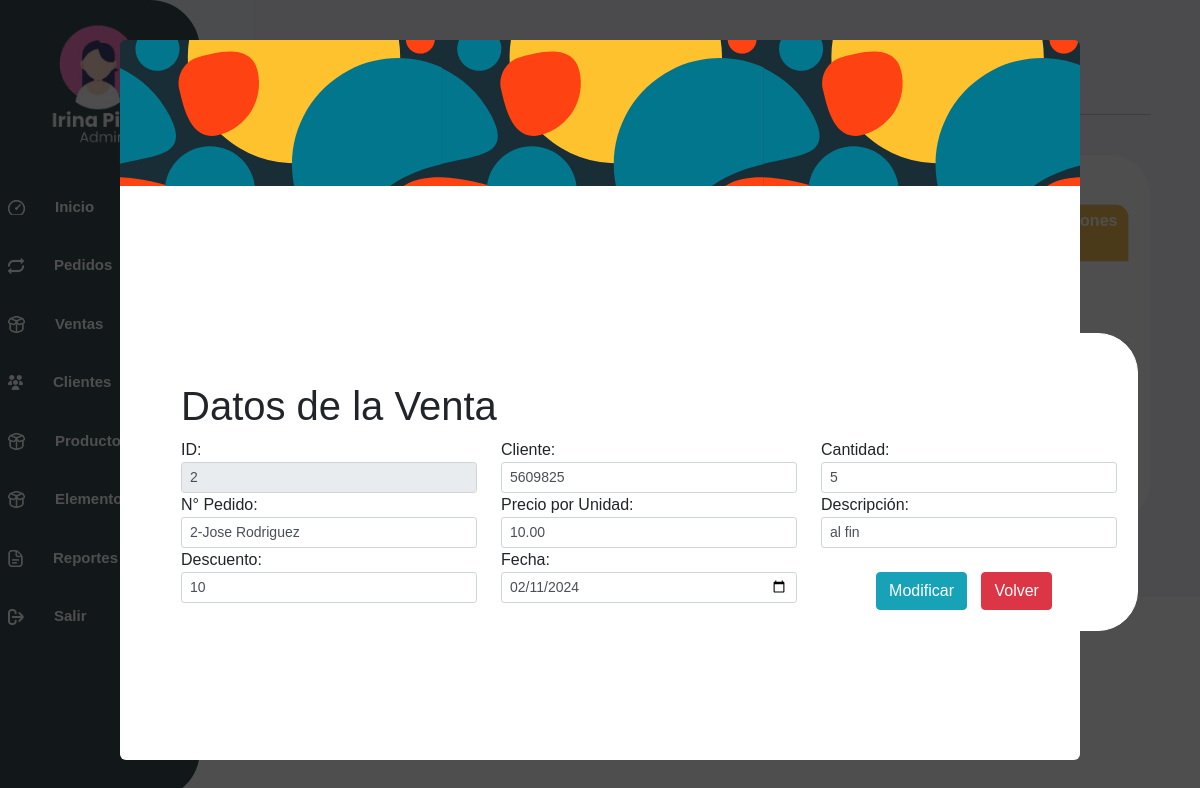
/controlador/venta_controlador.php?id=2 (signed in), run on the app's committed database.
### tables this page shows
CREATE TABLE `venta` (
  `id_venta` int(10) NOT NULL,
  `id_pedidoU` int(10) DEFAULT NULL,
  `documento_cliente` varchar(9) DEFAULT NULL,
  `cantidad_prendas` int(11) DEFAULT NULL,
  `precio_unitario` decimal(10,2) DEFAULT NULL,
  `descripcion` varchar(200) DEFAULT NULL,
  `descuento` int(11) DEFAULT NULL,
  `fecha_venta` date DEFAULT NULL
);

### controlador/venta_controlador.php (called while the page is built, shortened)
<?php
	require_once("../modelo/venta_modelo.php");
	$objventa = new ventaModelo();
	require_once("../controlador/vista_controlador.php");
	$lista_venta1 = $objventa->consultar();
	$lista_venta = $objventa->venta_consultar();
	$documentocliente= "";
	$cantidadprendas= 0;
	$preciounitario= 0.0;
	$descrip= "";
	$descuen= 0;
	$fechaventa= '2024-02-11';
	if (isset($_GET['id'])){
		$objventa->set_idventa($_GET['id']);
		if ($objventa->buscar()){
			$id_venta = $objventa->get_idventa();
			$documentocliente = $objventa->get_documentocliente();
			$cantidadprendas = $objventa->get_cantidadprendas();
			$idpedidoU = $objventa->get_idpedidoU();
			$preciounitario = $objventa->get_preciounitario();
			$descrip = $objventa->get_descrip();
			$descuen = $objventa->get_descuen();
			$fechaventa = $objventa->get_fechaventa();
		} else {
			echo "<script>
				alert('No se encontraron los datos');
				location.href='venta_controlador.php';
			</script>";
		}
	}
	require_once("../vista/venta_vista.php");
?>

### modelo/conexionPDO.php (called while the page is built, shortened)
<?php
class Conexion {
    private $conexion;
    function __construct(){
        $servidor="localhost";
        $usuarioBD="root";
        $claveBD="";
        $bd="gestion_de_pedidos_cpinto";
        try {
            $this->conexion=new PDO("mysql:host=$servidor;dbname=$bd",$usuarioBD,$claveBD);
            $this->conexion->setAttribute(PDO::ATTR_ERRMODE,PDO::ERRMODE_EXCEPTION);
        }
        catch(PDOException $fallo){
            die ("La conexion ha fallado.".$fallo->getMessage());
        }
    }
    public function conectar(){
        return $this->conexion;
    }
}
?>

### modelo/venta_modelo.php (called while the page is built, shortened)
<?php
    require_once("conexionPDO.php");
	class ventaModelo extends Conexion {
		private $idventa;
		private $documentocliente;
		private $cantidadprendas;
		private $idpedidoU;
		private $preciounitario;
		private $descrip;
		private $descuen;
		private $fechaventa;
		private $objbd;
		 public function __construct(){
			$this->objbd = parent::conectar();
		}
		public function get_idventa(){
			return $this->idventa;
		}
		public function set_idventa( $idventa ){
			$this->idventa = $idventa;
		}
		public function get_documentocliente(){
			return $this->documentocliente;
		}
		public function get_cantidadprendas(){
			return $this->cantidadprendas;
		}
		public function get_idpedidoU(){
			return $this->idpedidoU;
		}
		public function get_preciounitario(){
			return $this->preciounitario;
		}
		public function get_descrip(){
			return $this->descrip;
		}
		public function get_descuen(){
			return $this->descuen;
		}
		public function get_fechaventa(){
			return $this->fechaventa;
		}
		public function consultar(){
			$lista = array();
			$registro = "SELECT * FROM venta";
			$preparado = $this->objbd->prepare($registro);
			$resul = $preparado->execute();
			while( $datos = $preparado->fetch(PDO::FETCH_ASSOC) ){
				$lista[] = $datos;
			}
			return $lista;
		}
		 public function buscar(){
			$registro="SELECT * from venta where id_venta='".$this->idventa."'";
			$preparado = $this->objbd->prepare($registro);
			$preparado->execute();
			$datos = $preparado->fetch(PDO::FETCH_ASSOC);
			if( $datos) {
				$encontro = 1;
				$this->idventa = $datos['id_venta'];
				$this->documentocliente = $datos['documento_cliente'];
				$this->cantidadprendas = $datos['cantidad_prendas'];
				$this->idpedidoU = $datos['id_pedidoU'];
				$this->preciounitario = $datos['precio_unitario'];
				$this->descrip = $datos['descripcion'];
				$this->descuen = $datos['descuento'];
				$this->fechaventa = $datos['fecha_venta'];
			} else
				$encontro = 0;
			return $encontro;
		}
		public function venta_consultar(){
			$lista = array();
			$registro = "SELECT * FROM pedido_uniforme";
			$preparado = $this->objbd->prepare($registro);
			$resul = $preparado->execute();
			while( $datos = $preparado->fetch(PDO::FETCH_ASSOC) ){
				$lista[] = $datos;
			}
			return $lista;
		}
	}
?>

### vista/venta_vista.php (the view, shortened to what this page needs)
<!DOCTYPE html>
<html>
	<head>
        <link rel="stylesheet" href="../vista/css/estilos.css">
        <link rel="stylesheet" href="../vista/css/bootstrap.min.css">
        <link rel="stylesheet" href="../vista/css/sweetalert2.min.css">
	</head>
	<body>
    <div class="barra-lateral">
    </div>
    <div class="contenido">
        <h1>Listado de Ventas</h1>
    <div class="px-6 py-4">
                <div class="contenedor-entrada1 px-6 pt-5">
                <div class="caja_scroll">
                    <table class="table table-striped table-bordered table-hover table-sm">
                        <tr>
                            <th>ID</th>
                            <th>N Pedido</th>
                            <th>Cedula</th>
                            <th>Cant. Prendas</th>
                            <th>Precio Unitario</th>
                            <th>Descripción</th>
                            <th>Descuento</th>
                            <th>Fecha de venta</th>
                            <th>Acciones</th>
                        </tr>
                        <?php foreach ($lista_venta1 as $venta){ ?>
                            <tr>
                                <td><?php echo $venta['id_venta']; ?></td>
                                <td><?php echo $venta['id_pedidoU']; ?></td>
                                <td><?php echo $venta['documento_cliente']; ?></td>
                                <td><?php echo $venta['cantidad_prendas']; ?></td>
                                <td><?php echo $venta['precio_unitario']; ?></td>
                                <td><?php echo $venta['descripcion']; ?></td>
                                <td><?php echo $venta['descuento']; ?>%</td>
                                <td><?php echo $venta['fecha_venta']; ?></td>
                                <td>
                                    <a href="venta_controlador.php?id=<?php echo $venta['id_venta'] ?>" class="btn btn-azul">
                                    <img src="../vista/img/pencil.png" alt="Modificar" width="16" height="16"></a>
                                  <a href="../controlador/venta_controlador.php?eliminarId=<?php echo $venta['id_venta'] ?>" class="btn btn-rojo">
                                     <img src="../vista/img/trash.png" alt="Eliminar" width=16 height=16></a>
                                </td>
                            </tr>
                        <?php } ?>
                    </table>
                </div>
                <div class="">
                    <a href="#" class="btn btn-infox modal_abrir_modificar">
                        <div class="texto-contenedor-pagina">
                        <span class="texto-superior">Agregar Venta</span>
                        </div>
                    </a>
                </div>
            </div>
        </div>
    <section class="modal_section <?php if(isset($_GET['id'])){ ?>modal--show<?php } ?>" id = "modal_abrir_modificar">
                <div class="modal__contenedor">
    <div class="px-6 py-4">
                <div class="contenedor-entrada1 px-6 pt-5 dd11">
                <?php if(isset($_GET['id'])){ ?>
	                <h1 class="display-6"><b>Datos de la Venta</b></h1>
                <?php } else { ?>
	                <h1 class="display-6"><b>Agregar Venta</b></h1>
                <?php } ?>
                <form action="" method="POST">
                    <div id="f1" class="row col-md-4">
                        <?php if(isset($_GET['id'])){ ?>
                            <div class="col-md-12">
                                <label for=area>ID: </label>
                                <input type="text" id="id_venta" name="id_venta" value="<?php echo $id_venta; ?>" readonly class="form-control form-control-sm">
                            </div>
                        <?php } ?>
                        <div class="col-md-12">
                            <label for=area>Cliente: </label>
                            <input type="text" id="documentocliente" name="documentocliente" value="<?php echo $documentocliente; ?>" class="form-control form-control-sm">
                        </div>
                        <div class="col-md-12">
                            <label for=area>Cantidad: </label>
                            <input type="text" id="cantidadprendas" name="cantidadprendas" value="<?php echo $cantidadprendas; ?>" class="form-control form-control-sm">
                        </div>
                        <div class="col-md-12">
                        <label for=area>N° Pedido: </label>
                        <select id="idpedidoU" name="idpedidoU" class="form-control form-control-sm">
                                <?php foreach ($lista_venta as $venta){
                                    $seleccionado = ""; if( isset($_GET['id']) and $idpedidoU == $venta['id_pedidoU'] ) $seleccionado = "selected"; ?>
                                    <option value="<?php echo $venta['id_pedidoU'] ?>" <?php echo $seleccionado ?>><?php echo $venta['id_pedidoU'], '-', $venta['nombre']  ?></option>
                                <?php } ?>
                            </select>
                        </div>
                        <div class="col-md-12">
                            <label for=area>Precio por Unidad: </label>
                            <input type="text" id="preciounitario" name="preciounitario" value="<?php echo $preciounitario; ?>" class="form-control form-control-sm">
                        </div>
                        <div class="col-md-12">
                            <label for=area>Descripción: </label>
                            <input type="text" id="descrip" name="descrip" value="<?php echo $descrip; ?>" class="form-control form-control-sm">
                        </div>
                        <div class="col-md-12">
                            <label for=area>Descuento: </label>
                            <input type="text" id="descuen" name="descuen" value="<?php echo $descuen; ?>" class="form-control form-control-sm">
                        </div>
                        <div class="col-md-12">
                            <label for=area>Fecha: </label>
                            <input type="date" id="fechaventa" name="fechaventa" value="<?php echo $fechaventa; ?>" class="form-control form-control-sm">
                        </div>
                        <div class="col-md-12"><br>
                            <center>
                                <?php if(!isset($_GET['id'])){ ?>
                                <input type="submit" value="Guardar" name="guardar" class="btn btn-info">
                                <input type="button" value="Limpiar" onclick="Limpiar();" class="btn btn-info">
                                <?php } else { ?>
                                <input type="submit" value="Modificar" name="modificar" class="btn btn-info">
                                <?php } ?>
                                <input type="submit" value="Volver" Name ="Volver" class="btn btn-danger">
                            </center>
                        </div>
                    </div>
                </form>
            </div>
         </section>
	</body>
</html>

### vista/css/estilos.css (style rules this page uses)
body { margin: 0; font-family: 'Poppins', sans-serif !important; }
.barra-lateral { width: 200px; height: 100%; background-color: #192D36; position: fixed; top: 0; left: 0; overflow-x: hidden; padding-top: 20px; border-top-right-radius: 50px; border-bottom-right-radius: 50px; }
.contenido { flex: 1; padding: 50px; height: auto; padding-left: 300px; background-color: #4858cf10; }
.px-6 { margin: 0 auto; max-width: 2000px; max-height: 1000px; }
.contenedor-entrada1 { background-color: white; width: auto; height: auto; border: 1px solid rgb(255, 255, 255); border-radius: 40px; padding: 20px; }
.btn { display: inline-block; margin-right: 10px; }
.texto-contenedor-pagina { display: inline; align-items: left; margin-top: 20px; margin-right: auto; }
.texto-superior { font-family: 'Poppins', sans-serif; font-size: 16px; color: #000; font-weight: 500; line-height: 1.0; }
.btn-azul { background-color: #009fe3 !important; color: #fff !important; padding: 3px 8px !important; font-size: 18px !important; transition: background-color 0.3s !important;; }
.btn-rojo { background-color: #ff4848 !important; padding: 3px 8px !important; font-size: 18px !important; }
.table { border-radius: 15px; overflow: hidden; border-collapse: collapse; }
.table th { background-color: #FFBB35 !important; color: #fff; }
.table td { border: none; }
.modal_section, .modal_section2 { z-index: 1000; width: 100%; position: fixed; top: 0; left: 0; right: 0; bottom: 0; background-color: #111111bd; display: flex; opacity: 0; pointer-events: none; transition: opacity .3s .6s; --transform: translateY(-100vh); --transition: transform .7s; }
.modal--show { opacity: 1; pointer-events: unset; transition: opacity .6s; --transform: translateY(0); --transition: transform .6s .6s; }
.modal__contenedor, .modal__contenedor2 { margin: auto; width: 80%; height: 90%; background-image: url('../img/fondoventana.png'); border-radius: 6px; padding: 3em 2.5em; display: grid; gap: 1em; place-items: center; grid-auto-columns: 100%; transform: var(--transform); transition:var(--transition); }
#f1 { display: grid; grid-template-columns: 320px 320px 320px ; }

### data on the page
venta: id_venta "2", documentocliente "5609825", cantidadprendas "5", preciounitario "10.00", descrip "al fin", descuen "10", fechaventa "02/11/2024"

### other printed values
form field idpedidoU "2-Jose Rodriguez"
